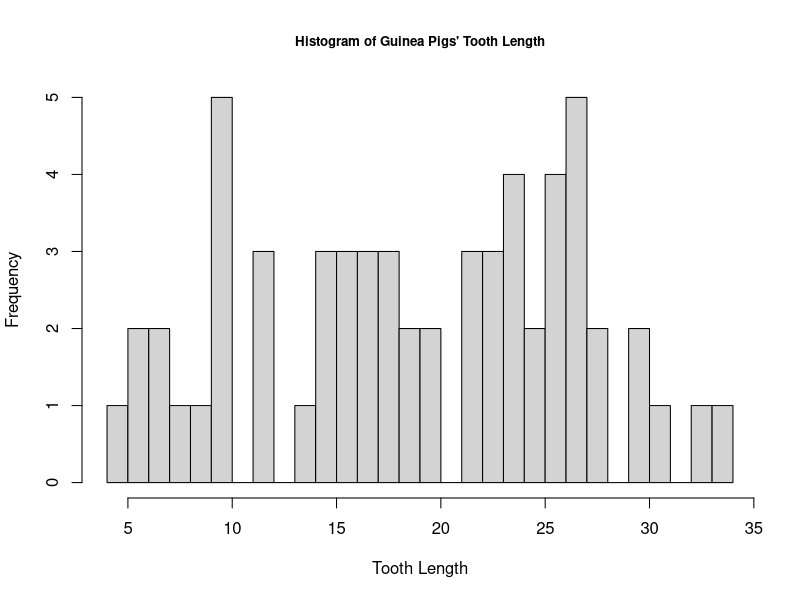
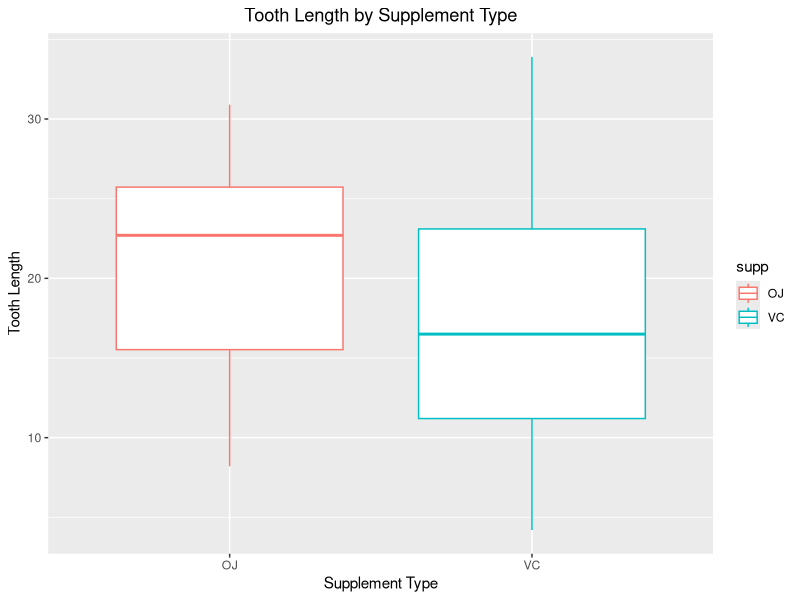
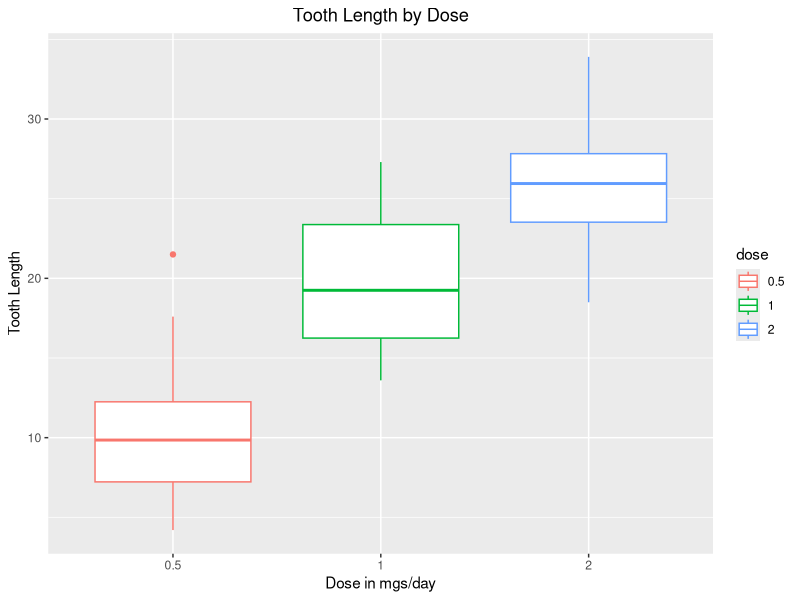

Reproduce these figures in R, in order.
## ---- chunk 1
knitr::opts_chunk$set(echo = TRUE)
## ---- chunk 2
library(ggplot2)
library(dplyr)
## ---- chunk 3
data(ToothGrowth)
dim(ToothGrowth)
head(ToothGrowth)
## ---- chunk 4
hist(ToothGrowth$len, breaks=30, xlab="Tooth Length", 
     main="Histogram of Guinea Pigs' Tooth Length", cex.main=0.8)
## ---- chunk 5
str(ToothGrowth)
summary(ToothGrowth)
sd(ToothGrowth$len)
table(ToothGrowth$dose)
ToothGrowth$dose <- as.factor(ToothGrowth$dose)
## ---- chunk 6
ggplot(ToothGrowth, aes(supp, len, color=supp)) + geom_boxplot() + 
      labs(x="Supplement Type", y="Tooth Length", 
           title="Tooth Length by Supplement Type") + 
      theme(plot.title=element_text(hjust=0.5))

ggplot(ToothGrowth, aes(dose, len, color=dose)) + geom_boxplot() + 
      labs(x="Dose in mgs/day", y="Tooth Length", 
           title="Tooth Length by Dose") + 
      theme(plot.title=element_text(hjust=0.5))
## ---- chunk 7
VC <- filter(ToothGrowth, supp=="VC")
OJ <- filter(ToothGrowth, supp=="OJ")
t.test(VC$len, OJ$len)
## ---- chunk 8
Dose0.5 <- filter(ToothGrowth, dose==0.5)
Dose1.0 <- filter(ToothGrowth, dose==1)
t.test(Dose0.5$len, Dose1.0$len)

Dose2.0 <- filter(ToothGrowth, dose==2)
t.test(Dose0.5$len, Dose2.0$len)

t.test(Dose1.0$len, Dose2.0$len)
